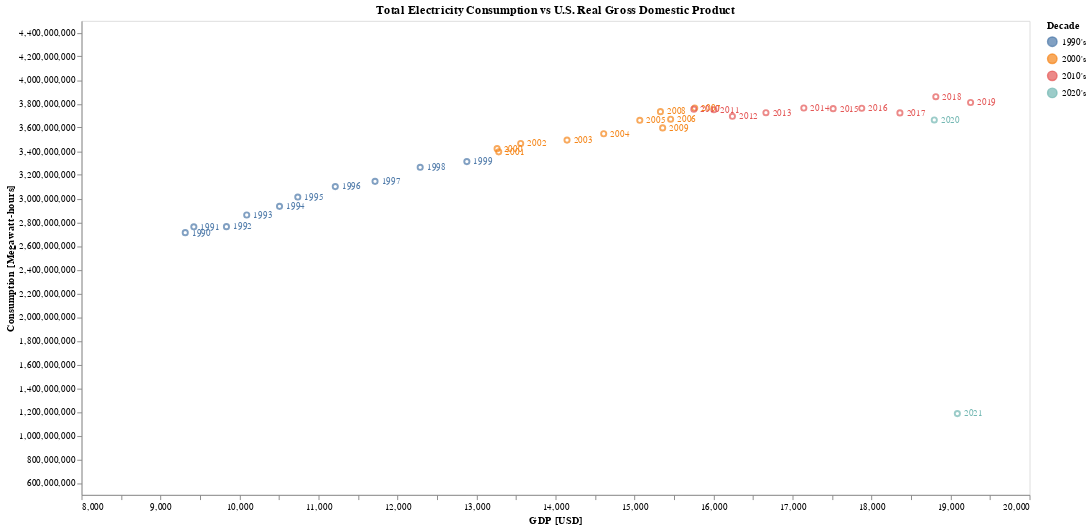

The code cell stored with this chart in its notebook:
### Code cell
cmp = df_megawatts.resample("1Y").last().join(df_us_gdp)
cmp['year'] = cmp.index.map(lambda d: d.year)
cmp['decade'] = cmp.index.map(lambda v: "19{}0's".format(str(v)[2]) if v.year < 2000 else "20{}0's".format(str(v)[2]))

tegdp = alt.Chart(cmp.reset_index()).mark_point().encode(
    alt.Y('Megawatt-hours', axis=alt.Axis(grid=False, title='Consumption [Megawatt-hours]'), scale=alt.Scale(zero=False, padding=35)),
    alt.X('GDP', axis=alt.Axis(grid=False, title="GDP [USD]"), scale=alt.Scale(zero=False, padding=35)),
    alt.Color('decade:N', title='Decade'),
).properties(
    title="Total Electricity Consumption vs U.S. Real Gross Domestic Product",
    width=1000,
    height=500
)

text = tegdp.mark_text(
    align='left',
    baseline='middle',
    dx=7,
    size=10
).encode(
    text='year:N'
)

tegdp + text

### Figure 1 — Vega-Lite specification as saved in the notebook (floating-point values rounded to 4 significant figures)
{"config": {"view": {"continuousWidth": 400, "continuousHeight": 300}}, "layer": [{"mark": "point", "encoding": {"color": {"type": "nominal", "field": "decade", "title": "Decade"}, "x": {"type": "quantitative", "axis": {"grid": false, "title": "GDP [USD]"}, "field": "GDP", "scale": {"padding": 35, "zero": false}}, "y": {"type": "quantitative", "axis": {"grid": false, "title": "Consumption [Megawatt-hours]"}, "field": "Megawatt-hours", "scale": {"padding": 35, "zero": false}}}, "height": 500, "title": "Total Electricity Consumption vs U.S. Real Gross Domestic Product", "width": 1000}, {"mark": {"type": "text", "align": "left", "baseline": "middle", "dx": 7, "size": 10}, "encoding": {"color": {"type": "nominal", "field": "decade", "title": "Decade"}, "text": {"type": "nominal", "field": "year"}, "x": {"type": "quantitative", "axis": {"grid": false, "title": "GDP [USD]"}, "field": "GDP", "scale": {"padding": 35, "zero": false}}, "y": {"type": "quantitative", "axis": {"grid": false, "title": "Consumption [Megawatt-hours]"}, "field": "Megawatt-hours", "scale": {"padding": 35, "zero": false}}}, "height": 500, "title": "Total Electricity Consumption vs U.S. Real Gross Domestic Product", "width": 1000}], "data": {"name": "data-207f969a9e0741e2b957406ff262b01e"}, "$schema": "https://vega.github.io/schema/vega-lite/v4.8.1.json", "datasets": {"data-207f969a9e0741e2b957406ff262b01e": [{"Year": "1990-12-31T00:00:00", "Megawatt-hours": 2713000000.0, "GDP": 9313.0, "rt_start": "2018-07-27", "rt_end": "2018-07-26", "year": 1990, "decade": "1990's"}, {"Year": "1991-12-31T00:00:00", "Megawatt-hours": 2762000000.0, "GDP": 9422.0, "rt_start": "2018-07-27", "rt_end": "2018-07-26", "year": 1991, "decade": "1990's"}, {"Year": "1992-12-31T00:00:00", "Megawatt-hours": 2763000000.0, "GDP": 9835.0, "rt_start": "2018-07-27", "rt_end": "2018-07-26", "year": 1992, "decade": "1990's"}, {"Year": "1993-12-31T00:00:00", "Megawatt-hours": 2861000000.0, "GDP": 10090.0, "rt_start": "2018-07-27", "rt_end": "2018-07-26", "year": 1993, "decade": "1990's"}, {"Year": "1994-12-31T00:00:00", "Megawatt-hours": 2935000000.0, "GDP": 10510.0, "rt_start": "2018-07-27", "rt_end": "2018-07-26", "year": 1994, "decade": "1990's"}, {"Year": "1995-12-31T00:00:00", "Megawatt-hours": 3013000000.0, "GDP": 10740.0, "rt_start": "2018-07-27", "rt_end": "2018-07-26", "year": 1995, "decade": "1990's"}, {"Year": "1996-12-31T00:00:00", "Megawatt-hours": 3101000000.0, "GDP": 11210.0, "rt_start": "2018-07-27", "rt_end": "2018-07-26", "year": 1996, "decade": "1990's"}, {"Year": "1997-12-31T00:00:00", "Megawatt-hours": 3146000000.0, "GDP": 11720.0, "rt_start": "2018-07-27", "rt_end": "2018-07-26", "year": 1997, "decade": "1990's"}, {"Year": "1998-12-31T00:00:00", "Megawatt-hours": 3264000000.0, "GDP": 12290.0, "rt_start": "2018-07-27", "rt_end": "2018-07-26", "year": 1998, "decade": "1990's"}, {"Year": "1999-12-31T00:00:00", "Megawatt-hours": 3312000000.0, "GDP": 12880.0, "rt_start": "2018-07-27", "rt_end": "2018-07-26", "year": 1999, "decade": "1990's"}, {"Year": "2000-12-31T00:00:00", "Megawatt-hours": 3421000000.0, "GDP": 13260.0, "rt_start": "2018-07-27", "rt_end": "2018-07-26", "year": 2000, "decade": "2000's"}, {"Year": "2001-12-31T00:00:00", "Megawatt-hours": 3394000000.0, "GDP": 13280.0, "rt_start": "2018-07-27", "rt_end": "2018-07-26", "year": 2001, "decade": "2000's"}, {"Year": "2002-12-31T00:00:00", "Megawatt-hours": 3465000000.0, "GDP": 13560.0, "rt_start": "2018-07-27", "rt_end": "2018-07-26", "year": 2002, "decade": "2000's"}, {"Year": "2003-12-31T00:00:00", "Megawatt-hours": 3494000000.0, "GDP": 14150.0, "rt_start": "2018-07-27", "rt_end": "2018-07-26", "year": 2003, "decade": "2000's"}, {"Year": "2004-12-31T00:00:00", "Megawatt-hours": 3547000000.0, "GDP": 14610.0, "rt_start": "2018-07-27", "rt_end": "2018-07-26", "year": 2004, "decade": "2000's"}, {"Year": "2005-12-31T00:00:00", "Megawatt-hours": 3661000000.0, "GDP": 15070.0, "rt_start": "2018-07-27", "rt_end": "2018-07-26", "year": 2005, "decade": "2000's"}, {"Year": "2006-12-31T00:00:00", "Megawatt-hours": 3670000000.0, "GDP": 15460.0, "rt_start": "2018-07-27", "rt_end": "2018-07-26", "year": 2006, "decade": "2000's"}, {"Year": "2007-12-31T00:00:00", "Megawatt-hours": 3765000000.0, "GDP": 15760.0, "rt_start": "2018-07-27", "rt_end": "2018-07-26", "year": 2007, "decade": "2000's"}, {"Year": "2008-12-31T00:00:00", "Megawatt-hours": 3734000000.0, "GDP": 15330.0, "rt_start": "2018-07-27", "rt_end": "2018-07-26", "year": 2008, "decade": "2000's"}, {"Year": "2009-12-31T00:00:00", "Megawatt-hours": 3597000000.0, "GDP": 15360.0, "rt_start": "2018-07-27", "rt_end": "2018-07-26", "year": 2009, "decade": "2000's"}, {"Year": "2010-12-31T00:00:00", "Megawatt-hours": 3755000000.0, "GDP": 15750.0, "rt_start": "2018-07-27", "rt_end": "2018-07-26", "year": 2010, "decade": "2010's"}, {"Year": "2011-12-31T00:00:00", "Megawatt-hours": 3750000000.0, "GDP": 16000.0, "rt_start": "2018-07-27", "rt_end": "2018-07-26", "year": 2011, "decade": "2010's"}, {"Year": "2012-12-31T00:00:00", "Megawatt-hours": 3695000000.0, "GDP": 16240.0, "rt_start": "2018-07-27", "rt_end": "2018-07-26", "year": 2012, "decade": "2010's"}, {"Year": "2013-12-31T00:00:00", "Megawatt-hours": 3725000000.0, "GDP": 16660.0, "rt_start": "2018-07-27", "rt_end": "2018-07-26", "year": 2013, "decade": "2010's"}, {"Year": "2014-12-31T00:00:00", "Megawatt-hours": 3765000000.0, "GDP": 17140.0, "rt_start": "2019-07-26", "rt_end": "2019-07-25", "year": 2014, "decade": "2010's"}, {"Year": "2015-12-31T00:00:00", "Megawatt-hours": 3759000000.0, "GDP": 17510.0, "rt_start": "2020-07-30", "rt_end": "2020-07-29", "year": 2015, "decade": "2010's"}, {"Year": "2016-12-31T00:00:00", "Megawatt-hours": 3762000000.0, "GDP": 17880.0, "rt_start": "2020-07-30", "rt_end": "2020-07-29", "year": 2016, "decade": "2010's"}, {"Year": "2017-12-31T00:00:00", "Megawatt-hours": 3723000000.0, "GDP": 18360.0, "rt_start": "2020-07-30", "rt_end": "2020-07-29", "year": 2017, "decade": "2010's"}, {"Year": "2018-12-31T00:00:00", "Megawatt-hours": 3860000000.0, "GDP": 18810.0, "rt_start": "2020-07-30", "rt_end": "2020-07-29", "year": 2018, "decade": "2010's"}, {"Year": "2019-12-31T00:00:00", "Megawatt-hours": 3811000000.0, "GDP": 19250.0, "rt_start": "2020-07-30", "rt_end": "2020-07-29", "year": 2019, "decade": "2010's"}, {"Year": "2020-12-31T00:00:00", "Megawatt-hours": 3664000000.0, "GDP": 18790.0, "rt_start": "2021-03-25", "rt_end": "2021-03-24", "year": 2020, "decade": "2020's"}, {"Year": "2021-12-31T00:00:00", "Megawatt-hours": 1186000000.0, "GDP": 19090.0, "rt_start": "2021-06-24", "rt_end": "2021-06-23", "year": 2021, "decade": "2020's"}]}}
